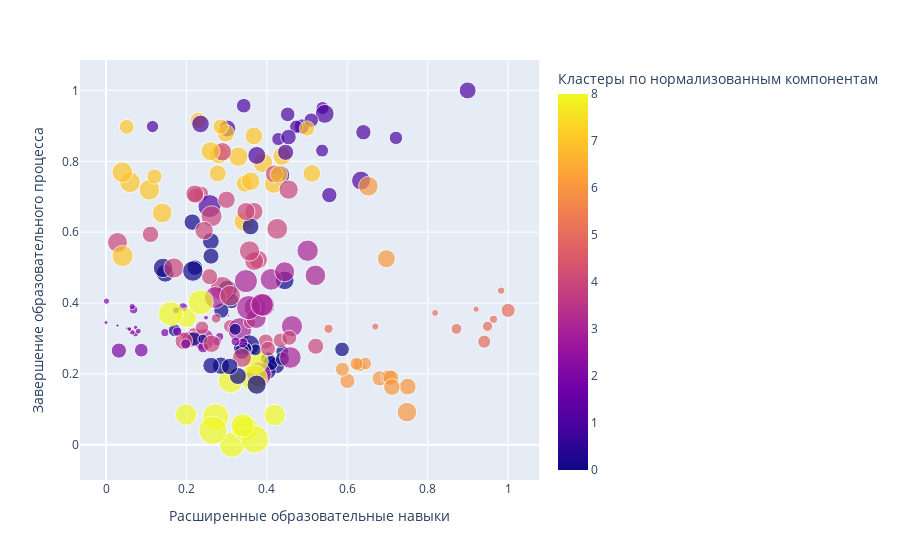

Notebook cell for this chart:
### Code cell
px.scatter(
    data_frame=data_pca_norm_with_clusters,
    color='Кластеры по нормализованным компонентам',
    x='Расширенные образовательные навыки',
    y='Завершение образовательного процесса',
    size='Общий уровень необразованности и безграмотности'
)

### Figure 1 — Plotly figure (JSON) as saved in the notebook; plotly's stock layout.template omitted (floating-point values rounded to 4 significant figures; data arrays with more than 128 entries replaced by an {"elided": "..."} marker saying what was removed)
{"data": [{"hovertemplate": "Расширенные образовательные навыки=%{x}<br>Завершение образовательного процесса=%{y}<br>Общий уровень необразованности и безграмотности=%{marker.size}<br>Кластеры по нормализованным компонентам=%{marker.color}<extra></extra>", "legendgroup": "", "marker": {"color": {"elided": "202 int values"}, "coloraxis": "coloraxis", "size": {"elided": "202 float values"}, "sizemode": "area", "sizeref": 0.0025, "symbol": "circle"}, "mode": "markers", "name": "", "orientation": "v", "showlegend": false, "type": "scatter", "x": {"elided": "202 float values"}, "xaxis": "x", "y": {"elided": "202 float values"}, "yaxis": "y"}], "layout": {"coloraxis": {"colorbar": {"title": {"text": "Кластеры по нормализованным компонентам"}}, "colorscale": [[0, "#0d0887"], [0.1111, "#46039f"], [0.2222, "#7201a8"], [0.3333, "#9c179e"], [0.4444, "#bd3786"], [0.5556, "#d8576b"], [0.6667, "#ed7953"], [0.7778, "#fb9f3a"], [0.8889, "#fdca26"], [1, "#f0f921"]]}, "legend": {"itemsizing": "constant", "tracegroupgap": 0}, "margin": {"t": 60}, "xaxis": {"anchor": "y", "domain": [0, 1], "title": {"text": "Расширенные образовательные навыки"}}, "yaxis": {"anchor": "x", "domain": [0, 1], "title": {"text": "Завершение образовательного процесса"}}}}
